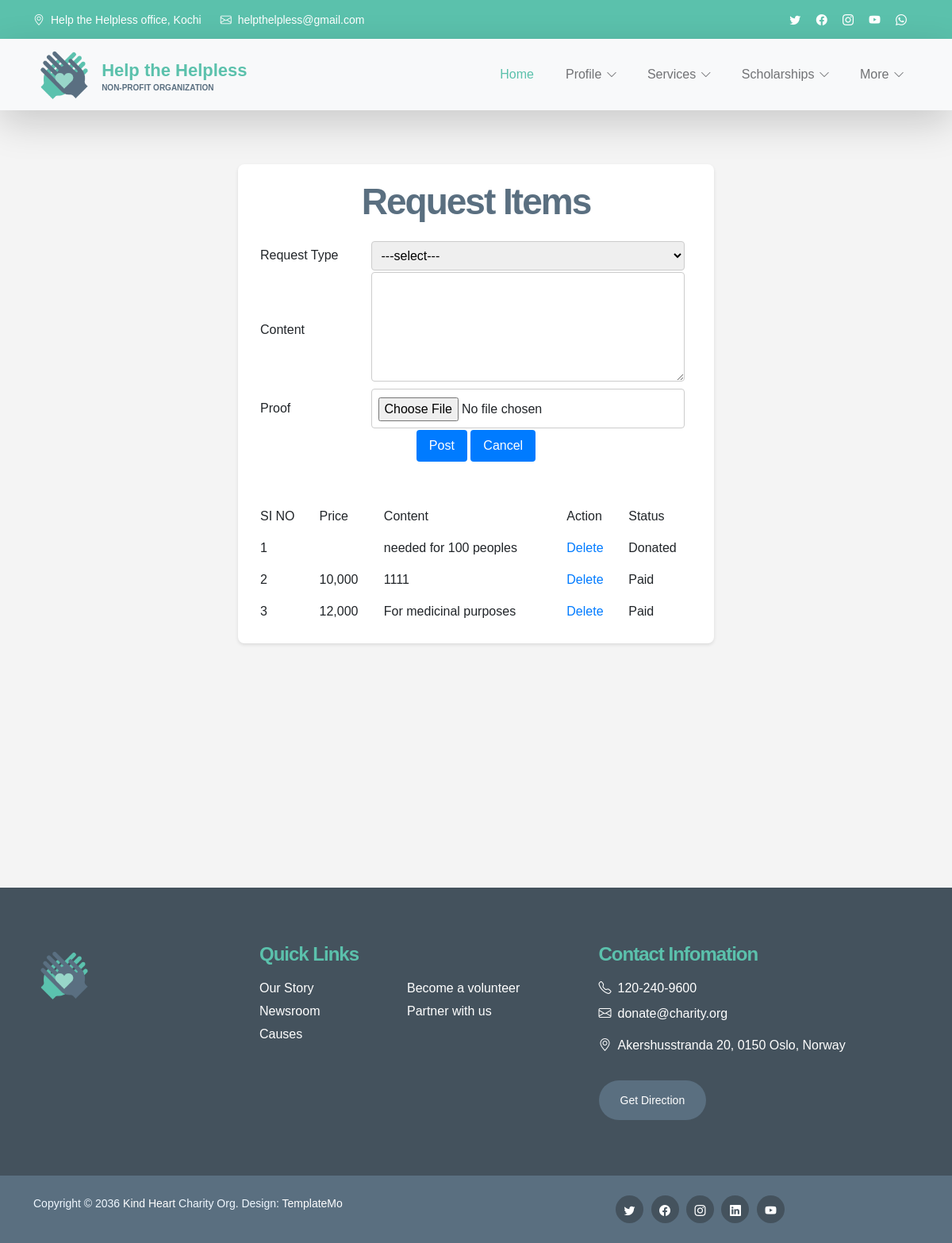
Screenshot of /Organization/reqproduct/ with the database file from the repository.
### Organization/models.py (models this page shows)
class tbl_helprequest(models.Model):
    req_price=models.CharField(max_length=50)
    req_content=models.CharField(max_length=50)
    req_proof=models.FileField(upload_to="Requests/")
    req_request=models.ForeignKey(tbl_request,on_delete=models.CASCADE)
    status=models.CharField(max_length=50,default=0,null=True)

### Organization/views.py (the view)
# urls.py: path('reqproduct/',views.reqproduct,name="reqproduct"),
def reqproduct(request):
    request_data=tbl_request.objects.all()
    rqst1=tbl_helprequest.objects.all()
    if request.method=="POST":
        price=request.POST.get("req_price")
        content=request.POST.get("req_content")
        proof=request.FILES.get("req_proof")
        rqst=tbl_request.objects.get(id=request.POST.get('req_request'))
        tbl_helprequest.objects.create(req_proof=proof,req_content=content,req_price=price,req_request=rqst)
        return render(request,'Organization/Requests.html',{'rqst':request_data,'rqst1': rqst1,'rqst1': rqst1})
    else:
        return render(request,'Organization/Requests.html',{'rqst':request_data,'rqst1': rqst1,'rqst1': rqst1})

### Organization/Templates/Organization/Requests.html (shortened to what this page needs)
{% extends 'Organization/header.html' %}
{% load static %}
{% block content %}
<!DOCTYPE html>
<html lang="en">
<head>
</head>
<body style="font-family: Arial, sans-serif; background-color: #f4f4f4; margin: 0; padding: 0;">
    <div style="max-width: 600px; margin: 20px auto; padding: 20px; background-color: #fff; border-radius: 8px; box-shadow: 0 2px 4px rgba(0, 0, 0, 0.1);">
        <h2 style="text-align: center;">Request Items</h2>
        <form action="" method="post" enctype="multipart/form-data">
            <table style="width: 100%; border-collapse: collapse; margin-top: 20px;">
                <tr>
                    <td style="padding: 8px;">Request Type</td>
                    <td>
                        <select name="req_request" id="req_request" style="width: calc(100% - 16px); padding: 8px; border: 1px solid #ccc; border-radius: 4px;">
                            <option value="">---select---</option>
                        </select>
                    </td>
                </tr>
                <tr>
                    <td style="padding: 8px;">Content</td>
                    <td><textarea name="req_content" id="req_content" cols="30" rows="5" style="width: calc(100% - 16px); padding: 8px; border: 1px solid #ccc; border-radius: 4px;"></textarea></td>
                </tr>
                <tr>
                    <td style="padding: 8px;">Proof</td>
                    <td><input type="file" name="req_proof" id="req_proof" style="width: calc(100% - 16px); padding: 8px; border: 1px solid #ccc; border-radius: 4px; padding-top: 10px;"></td>
                </tr>
                <tr>
                    <td colspan="2" align="center">
                        <input type="submit" value="Post" style="padding: 8px 16px; border: none; border-radius: 4px; background-color: #007bff; color: #fff; cursor: pointer;">
                        <input type="reset" value="Cancel" style="padding: 8px 16px; border: none; border-radius: 4px; background-color: #007bff; color: #fff; cursor: pointer;">
                    </td>
                </tr>
            </table>
        </form>
        <br><br>
        <table style="width: 100%; border-collapse: collapse;">
            <tr>
                <td style="padding: 8px;">SI NO</td>
                <td style="padding: 8px;">Price</td>
                <td style="padding: 8px;">Content</td>
                <td style="padding: 8px;">Action</td>
                <td style="padding: 8px;">Status</td>
            </tr>
            {% for i in rqst1 %}
            <tr>
                <td style="padding: 8px;">{{forloop.counter}}</td>
                <td style="padding: 8px;">{{i.req_price}}</td>
                <td style="padding: 8px;">{{i.req_content}}</td>
                <td style="padding: 8px;"><a href="{% url 'Organization:deleterequest' i.id %}" style="text-decoration: none; color: #007bff;">Delete</a></td>
                <td style="padding: 8px;">
                {% if i.status == "3" %}
                Paid
                {% elif i.status == "0" %}
                    Processing
            {% else %}
            Donated
        {% endif %}</td>
            </tr>
            {% endfor %}
        </table>
    </div>
</body>
</html>
{% endblock content %}

### Guest/static/Main/css/templatemo-kind-heart-charity.css (style rules this page uses)
:root { --white-color: #ffffff; --primary-color: #5bc1ac; --secondary-color: #5a6f80; --section-bg-color: #f0f8ff; --site-footer-bg-color: #44525d; --custom-btn-bg-color: #597081; --custom-btn-bg-hover-color: #5bc1ac; --dark-color: #000000; --p-color: #717275; --border-color: #e9eaeb; --body-font-family: 'Metropolis', sans-serif; --h1-font-size: 52px; --h2-font-size: 46px; --h3-font-size: 32px; --h4-font-size: 28px; --h5-font-size: 24px; --h6-font-size: 22px; --p-font-size: 16px; --btn-font-size: 18px; --copyright-font-size: 14px; --border-radius-large: 100px; --border-radius-medium: 20px; --border-radius-small: 10px; --font-weight-light: 300; --font-weight-normal: 400; --font-weight-semibold: 600; --font-weight-bold: 700; }
body { background-color: var(--white-color); font-family: var(--body-font-family); }
h2, h3, h4, h5, h6 { color: var(--dark-color); }
h1, h2, h3, h4, h5, h6 { font-weight: var(--font-weight-semibold); letter-spacing: -1px; }
h2 { color: var(--secondary-color); font-size: var(--h2-font-size); letter-spacing: -2px; }
a, button { touch-action: manipulation; transition: all 0.3s; }
a { color: var(--p-color); text-decoration: none; }

### rows the page displays
tbl_helprequest: req_content "needed for 100 peoples", status "Donated"
tbl_helprequest: req_price "10,000", req_content "1111", status "Paid"
tbl_helprequest: req_price "12,000", req_content "For medicinal purposes", status "Paid"
